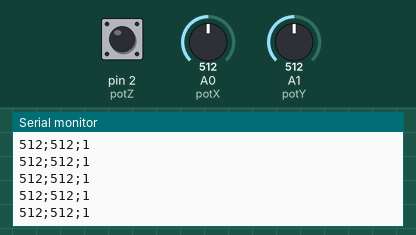
Simulated run of this sketch. Board: Arduino Uno, built with avr-gcc and run on an emulated ATmega328P. Parts: the last lines printed to the serial monitor. The inputs (shaded band) are chosen by the test bench; at power-on: A0 (potX) = 512, A1 (potY) = 512, pin 2 (potZ) HIGH.

Above: at 1.2 s.
1.3 s: A0 (potX) set to 716
At 1.33 s:
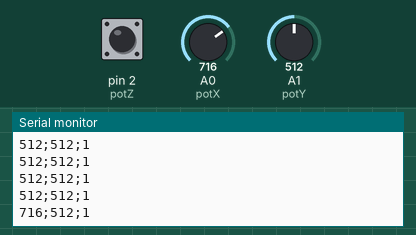
2.8 s: A1 (potY) set to 716
At 2.8 s:
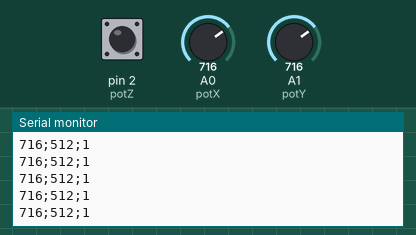
4.3 s: pin 2 (potZ) pulled LOW for 0.15 s
At 4.32 s:
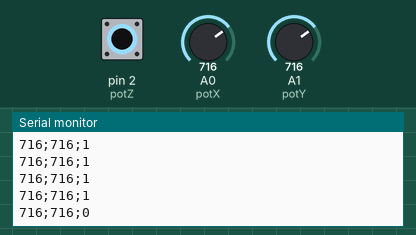
5.9 s: A0 (potX) set to 900
At 5.94 s:
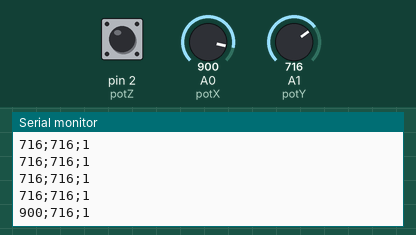
7.4 s: pin 2 (potZ) pulled LOW for 1 s
At 7.46 s:
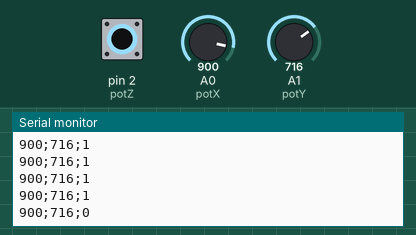
9.9 s: A1 (potY) set to 900
At 9.94 s:
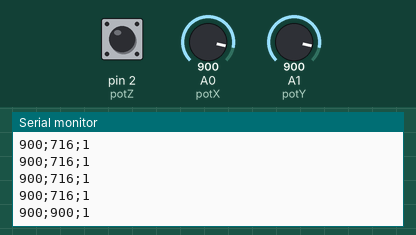
Timing chart, 0 to 12.4 s (numbered marks = the images above; inputs shaded):
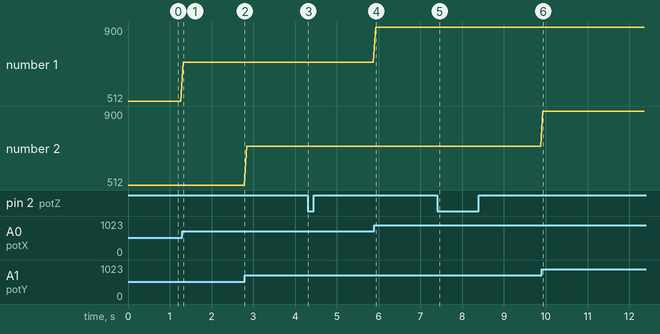

Measured:
- after the input at 1.3 s, the serial monitor: prints a new line at once (image 1)
- after the input at 4.3 s, the serial monitor: prints a new line at once (image 3)
- after the input at 5.9 s, the serial monitor: prints a new line at once (image 4)
- after the input at 7.4 s, the serial monitor: prints a new line after 0.05 s (image 5)
- after the input at 9.9 s, the serial monitor: prints a new line at once (image 6)
- plotted number 1: 512 → 716 after the input at 1.3 s, 716 → 900 after the input at 5.9 s

The sketch:

JoystickControl.ino
```cpp
int potX=A0;
int potY=A1;
int potZ=2;

int xVal=0;
int yVal=0;
int zVal=0;

void setup() {
  // put your setup code here, to run once:
  Serial.begin(115200);
  pinMode(potX, INPUT);
  pinMode(potY, INPUT);
  pinMode(potZ, INPUT);
  digitalWrite(potZ,HIGH);

}

void loop() {
  // put your main code here, to run repeatedly:
  xVal=analogRead(potX);
  yVal=analogRead(potY);
  zVal=digitalRead(potZ);

  Serial.print(xVal);
  Serial.print(';');
  Serial.print(yVal);
  Serial.print(';');
  Serial.println(zVal);
  delay(50);
}
```
